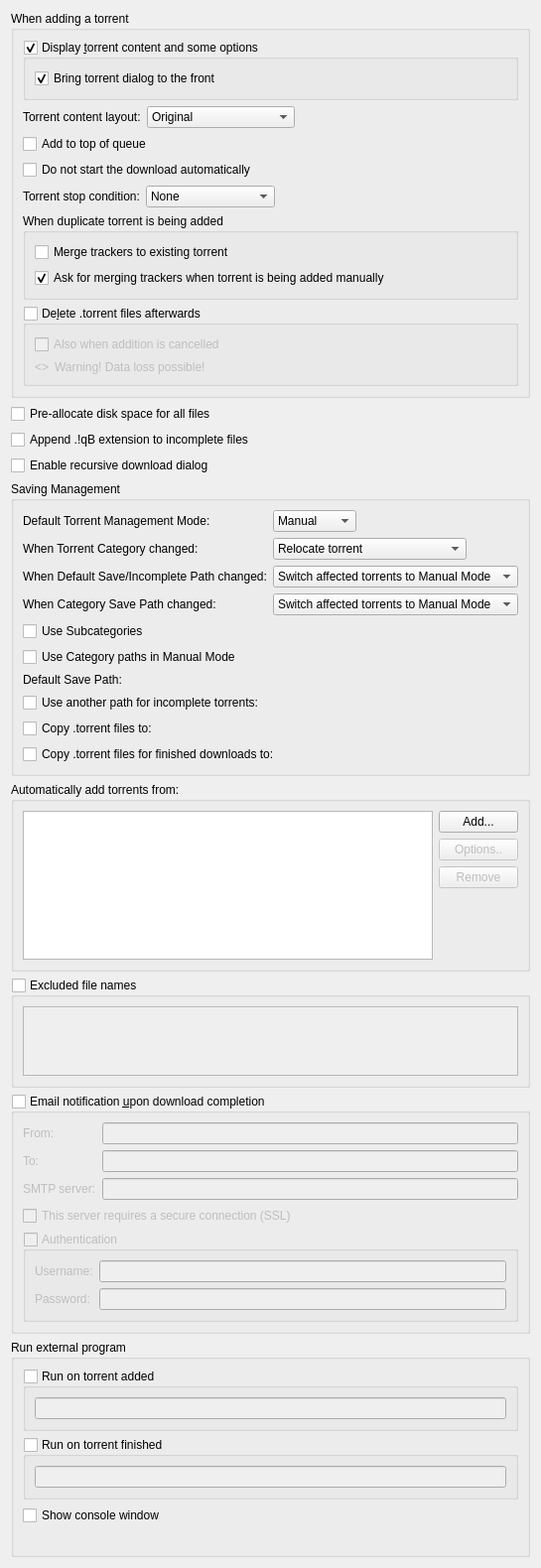
          <widget class="QWidget" name="scrollAreaWidgetContents_2">
           <property name="geometry">
            <rect>
             <x>0</x>
             <y>0</y>
             <width>539</width>
             <height>1457</height>
            </rect>
           </property>
           <layout class="QVBoxLayout" name="verticalLayout">
            <item>
             <widget class="QGroupBox" name="torrentAdditionBox">
              <property name="title">
               <string>When adding a torrent</string>
              </property>
              <layout class="QVBoxLayout" name="torrentAdditionBoxLayout">
               <item>
                <widget class="QGroupBox" name="checkAdditionDialog">
                 <property name="title">
                  <string>Display &amp;torrent content and some options</string>
                 </property>
                 <property name="checkable">
                  <bool>true</bool>
                 </property>
                 <layout class="QVBoxLayout" name="verticalLayout_18">
                  <item>
                   <widget class="QCheckBox" name="checkAdditionDialogFront">
                    <property name="text">
                     <string>Bring torrent dialog to the front</string>
                    </property>
                    <property name="checked">
                     <bool>true</bool>
                    </property>
                   </widget>
                  </item>
                 </layout>
                </widget>
               </item>
               <item>
                <layout class="QHBoxLayout" name="horizontalLayout_19">
                 <item>
                  <widget class="QLabel" name="contentLayoutLabel">
                   <property name="text">
                    <string>Torrent content layout:</string>
                   </property>
                  </widget>
                 </item>
                 <item>
                  <widget class="QComboBox" name="contentLayoutComboBox">
                   <property name="currentIndex">
                    <number>0</number>
                   </property>
                   <item>
                    <property name="text">
                     <string>Original</string>
                    </property>
                   </item>
                   <item>
                    <property name="text">
                     <string>Create subfolder</string>
                    </property>
                   </item>
                   <item>
                    <property name="text">
                     <string>Don't create subfolder</string>
                    </property>
                   </item>
                  </widget>
                 </item>
                 <item>
                  <spacer name="horizontalSpacer_20">
                   <property name="orientation">
                    <enum>Qt::Horizontal</enum>
                   </property>
                   <property name="sizeHint" stdset="0">
                    <size>
                     <width>40</width>
                     <height>20</height>
                    </size>
                   </property>
                  </spacer>
                 </item>
                </layout>
               </item>
               <item>
                <widget class="QCheckBox" name="checkAddToQueueTop">
                 <property name="toolTip">
                  <string>The torrent will be added to the top of the download queue</string>
                 </property>
                 <property name="text">
                  <string extracomment="The torrent will be added to the top of the download queue">Add to top of queue</string>
                 </property>
                </widget>
               </item>
               <item>
                <widget class="QCheckBox" name="checkStartPaused">
                 <property name="toolTip">
                  <string>The torrent will be added to download list in a paused state</string>
                 </property>
                 <property name="text">
                  <string extracomment="The torrent will be added to download list in a paused state">Do not start the download automatically</string>
                 </property>
                </widget>
               </item>
               <item>
                <layout class="QHBoxLayout" name="stopConditionLayout">
                 <item>
                  <widget class="QLabel" name="stopConditionLabel">
                   <property name="text">
                    <string>Torrent stop condition:</string>
                   </property>
                  </widget>
                 </item>
                 <item>
                  <widget class="QComboBox" name="stopConditionComboBox">
                   <property name="currentIndex">
                    <number>0</number>
                   </property>
                   <item>
                    <property name="text">
                     <string>None</string>
                    </property>
                   </item>
                   <item>
                    <property name="text">
                     <string>Metadata received</string>
                    </property>
                   </item>
                   <item>
                    <property name="text">
                     <string>Files checked</string>
                    </property>
                   </item>
                  </widget>
                 </item>
                 <item>
                  <spacer name="stopConditionSpacer">
                   <property name="orientation">
                    <enum>Qt::Horizontal</enum>
                   </property>
                   <property name="sizeHint" stdset="0">
                    <size>
                     <width>40</width>
                     <height>20</height>
                    </size>
                   </property>
                  </spacer>
                 </item>
                </layout>
               </item>
               <item>
                <widget class="QGroupBox" name="duplicateTorrentGroup">
                 <property name="title">
                  <string>When duplicate torrent is being added</string>
                 </property>
                 <layout class="QVBoxLayout" name="duplicateTorrentBoxLayout">
                  <item>
                   <widget class="QCheckBox" name="checkMergeTrackers">
                    <property name="text">
                     <string>Merge trackers to existing torrent</string>
                    </property>
                    <property name="checked">
                     <bool>false</bool>
                    </property>
                   </widget>
                  </item>
                  <item>
                   <widget class="QCheckBox" name="checkConfirmMergeTrackers">
                    <property name="text">
                     <string>Ask for merging trackers when torrent is being added manually</string>
                    </property>
                    <property name="checked">
                     <bool>true</bool>
                    </property>
                   </widget>
                  </item>
                 </layout>
                </widget>
               </item>
               <item>
                <widget class="QGroupBox" name="deleteTorrentBox">
                 <property name="toolTip">
                  <string>Whether the .torrent file should be deleted after adding it</string>
                 </property>
                 <property name="title">
                  <string>De&amp;lete .torrent files afterwards </string>
                 </property>
                 <property name="checkable">
                  <bool>true</bool>
                 </property>
                 <property name="checked">
                  <bool>false</bool>
                 </property>
                 <layout class="QVBoxLayout" name="deleteTorrentBoxLayout">
                  <item>
                   <widget class="QCheckBox" name="deleteCancelledTorrentBox">
                    <property name="toolTip">
                     <string>Also delete .torrent files whose addition was cancelled</string>
                    </property>
                    <property name="text">
                     <string>Also when addition is cancelled</string>
                    </property>
                   </widget>
                  </item>
                  <item>
                   <layout class="QHBoxLayout" name="deleteTorrentWarningLayout">
                    <item>
                     <widget class="QLabel" name="deleteTorrentWarningIcon">
                      <property name="sizePolicy">
                       <sizepolicy hsizetype="Fixed" vsizetype="Preferred">
                        <horstretch>0</horstretch>
                        <verstretch>0</verstretch>
                       </sizepolicy>
                      </property>
                      <property name="text">
                       <string notr="true">&lt;&gt;</string>
                      </property>
                     </widget>
                    </item>
                    <item>
                     <widget class="QLabel" name="deleteTorrentWarningLabel">
                      <property name="text">
                       <string>Warning! Data loss possible!</string>
                      </property>
                     </widget>
                    </item>
                   </layout>
                  </item>
                 </layout>
                </widget>
               </item>
              </layout>
             </widget>
            </item>
            <item>
             <widget class="QCheckBox" name="checkPreallocateAll">
              <property name="toolTip">
               <string>Allocate full file sizes on disk before starting downloads, to minimize fragmentation. Only useful for HDDs.</string>
              </property>
              <property name="text">
               <string>Pre-allocate disk space for all files</string>
              </property>
             </widget>
            </item>
            <item>
             <widget class="QCheckBox" name="checkAppendqB">
              <property name="text">
               <string>Append .!qB extension to incomplete files</string>
              </property>
             </widget>
            </item>
            <item>
             <widget class="QCheckBox" name="checkRecursiveDownload">
              <property name="toolTip">
               <string>When a torrent is downloaded, offer to add torrents from any .torrent files found inside it</string>
              </property>
              <property name="text">
               <string>Enable recursive download dialog</string>
              </property>
             </widget>
            </item>
            <item>
             <widget class="QGroupBox" name="groupSavingManagement">
              <property name="title">
               <string>Saving Management</string>
              </property>
              <layout class="QVBoxLayout" name="groupSavingManagementLayout">
               <item>
                <layout class="QGridLayout" name="gridLayout_3">
                 <item row="0" column="0">
                  <widget class="QLabel" name="label_40">
                   <property name="text">
                    <string>Default Torrent Management Mode:</string>
                   </property>
                  </widget>
                 </item>
                 <item row="0" column="1">
                  <layout class="QHBoxLayout" name="horizontalLayout_70">
                   <property name="spacing">
                    <number>10</number>
                   </property>
                   <item>
                    <widget class="QComboBox" name="comboSavingMode">
                     <property name="toolTip">
                      <string>Automatic: Various torrent properties (e.g. save path) will be decided by the associated category
Manual: Various torrent properties (e.g. save path) must be assigned manually</string>
                     </property>
                     <item>
                      <property name="text">
                       <string>Manual</string>
                      </property>
                     </item>
                     <item>
                      <property name="text">
                       <string>Automatic</string>
                      </property>
                     </item>
                    </widget>
                   </item>
                   <item>
                    <spacer name="horizontalSpacer_160">
                     <property name="orientation">
                      <enum>Qt::Horizontal</enum>
                     </property>
                     <property name="sizeHint" stdset="0">
                      <size>
                       <width>40</width>
                       <height>20</height>
                      </size>
                     </property>
                    </spacer>
                   </item>
                  </layout>
                 </item>
                 <item row="1" column="0">
                  <widget class="QLabel" name="labelTorrentCategoryChanged">
                   <property name="text">
                    <string>When Torrent Category changed:</string>
                   </property>
                  </widget>
                 </item>
                 <item row="1" column="1">
                  <layout class="QHBoxLayout" name="horizontalLayout_14">
                   <item>
                    <widget class="QComboBox" name="comboTorrentCategoryChanged">
                     <item>
                      <property name="text">
                       <string>Relocate torrent</string>
                      </property>
                     </item>
                     <item>
                      <property name="text">
                       <string>Switch torrent to Manual Mode</string>
                      </property>
                     </item>
                    </widget>
                   </item>
                   <item>
                    <spacer name="horizontalSpacer_17">
                     <property name="orientation">
                      <enum>Qt::Horizontal</enum>
                     </property>
                     <property name="sizeHint" stdset="0">
                      <size>
                       <width>40</width>
                       <height>20</height>
                      </size>
                     </property>
                    </spacer>
                   </item>
                  </layout>
                 </item>
                 <item row="2" column="0">
                  <widget class="QLabel" name="labelCategoryDefaultPathChanged">
                   <property name="text">
                    <string>When Default Save/Incomplete Path changed:</string>
                   </property>
                  </widget>
                 </item>
                 <item row="2" column="1">
                  <layout class="QHBoxLayout" name="horizontalLayout_15">
                   <item>
                    <widget class="QComboBox" name="comboCategoryDefaultPathChanged">
                     <property name="currentIndex">
                      <number>1</number>
                     </property>
                     <item>
                      <property name="text">
                       <string>Relocate affected torrents</string>
                      </property>
                     </item>
                     <item>
                      <property name="text">
                       <string>Switch affected torrents to Manual Mode</string>
                      </property>
                     </item>
                    </widget>
                   </item>
                   <item>
                    <spacer name="horizontalSpacer_18">
                     <property name="orientation">
                      <enum>Qt::Horizontal</enum>
                     </property>
                     <property name="sizeHint" stdset="0">
                      <size>
                       <width>40</width>
                       <height>20</height>
                      </size>
                     </property>
                    </spacer>
                   </item>
                  </layout>
                 </item>
                 <item row="3" column="0">
                  <widget class="QLabel" name="labelCategoryChanged">
                   <property name="text">
                    <string>When Category Save Path changed:</string>
                   </property>
                  </widget>
                 </item>
                 <item row="3" column="1">
                  <layout class="QHBoxLayout" name="horizontalLayout_17">
                   <item>
                    <widget class="QComboBox" name="comboCategoryChanged">
                     <property name="currentIndex">
                      <number>1</number>
                     </property>
                     <item>
                      <property name="text">
                       <string>Relocate affected torrents</string>
                      </property>
                     </item>
                     <item>
                      <property name="text">
                       <string>Switch affected torrents to Manual Mode</string>
                      </property>
                     </item>
                    </widget>
                   </item>
                   <item>
                    <spacer name="horizontalSpacer_19">
                     <property name="orientation">
                      <enum>Qt::Horizontal</enum>
                     </property>
                     <property name="sizeHint" stdset="0">
                      <size>
                       <width>40</width>
                       <height>20</height>
                      </size>
                     </property>
                    </spacer>
                   </item>
                  </layout>
                 </item>
                </layout>
               </item>
               <item>
                <widget class="QCheckBox" name="checkUseSubcategories">
                 <property name="text">
                  <string>Use Subcategories</string>
                 </property>
                </widget>
               </item>
               <item>
                <widget class="QCheckBox" name="checkUseCategoryPaths">
                 <property name="toolTip">
                  <string>Resolve relative Save Path against appropriate Category path instead of Default one</string>
                 </property>
                 <property name="text">
                  <string>Use Category paths in Manual Mode</string>
                 </property>
                </widget>
               </item>
               <item>
                <layout class="QGridLayout" name="gridLayout_4">
                 <item row="0" column="0">
                  <widget class="QLabel" name="labelSavePath">
                   <property name="text">
                    <string>Default Save Path:</string>
                   </property>
                  </widget>
                 </item>
                 <item row="0" column="1">
                  <widget class="FileSystemPathLineEdit" name="textSavePath" native="true"/>
                 </item>
                 <item row="1" column="0">
                  <widget class="QCheckBox" name="checkUseDownloadPath">
                   <property name="text">
                    <string>Use another path for incomplete torrents:</string>
                   </property>
                  </widget>
                 </item>
                 <item row="1" column="1">
                  <widget class="FileSystemPathLineEdit" name="textDownloadPath" native="true"/>
                 </item>
                 <item row="2" column="0">
                  <widget class="QCheckBox" name="checkExportDir">
                   <property name="text">
                    <string>Copy .torrent files to:</string>
                   </property>
                  </widget>
                 </item>
                 <item row="2" column="1">
                  <widget class="FileSystemPathLineEdit" name="textExportDir" native="true"/>
                 </item>
                 <item row="3" column="1">
                  <widget class="FileSystemPathLineEdit" name="textExportDirFin" native="true"/>
                 </item>
                 <item row="3" column="0">
                  <widget class="QCheckBox" name="checkExportDirFin">
                   <property name="text">
                    <string>Copy .torrent files for finished downloads to:</string>
                   </property>
                  </widget>
                 </item>
                </layout>
               </item>
              </layout>
             </widget>
            </item>
            <item>
             <widget class="QGroupBox" name="groupBox_2">
              <property name="title">
               <string>Automatically add torrents from:</string>
              </property>
              <layout class="QVBoxLayout" name="verticalLayout_38">
               <item>
                <layout class="QHBoxLayout" name="horizontalLayout_16">
                 <item>
                  <widget class="QTreeView" name="scanFoldersView">
                   <property name="sizePolicy">
                    <sizepolicy hsizetype="Expanding" vsizetype="Expanding">
                     <horstretch>0</horstretch>
                     <verstretch>1</verstretch>
                    </sizepolicy>
                   </property>
                   <property name="minimumSize">
                    <size>
                     <width>250</width>
                     <height>150</height>
                    </size>
                   </property>
                   <property name="editTriggers">
                    <set>QAbstractItemView::AllEditTriggers</set>
                   </property>
                   <property name="selectionMode">
                    <enum>QAbstractItemView::SingleSelection</enum>
                   </property>
                   <property name="selectionBehavior">
                    <enum>QAbstractItemView::SelectRows</enum>
                   </property>
                   <property name="textElideMode">
                    <enum>Qt::ElideNone</enum>
                   </property>
                   <property name="rootIsDecorated">
                    <bool>false</bool>
                   </property>
                   <attribute name="headerDefaultSectionSize">
                    <number>80</number>
                   </attribute>
                   <attribute name="headerStretchLastSection">
                    <bool>false</bool>
                   </attribute>
                  </widget>
                 </item>
                 <item>
                  <layout class="QVBoxLayout" name="verticalLayout_37">
                   <item>
                    <widget class="QPushButton" name="addWatchedFolderButton">
                     <property name="text">
                      <string>Add...</string>
                     </property>
                    </widget>
                   </item>
                   <item>
                    <widget class="QPushButton" name="editWatchedFolderButton">
                     <property name="enabled">
                      <bool>false</bool>
                     </property>
                     <property name="text">
                      <string>Options..</string>
                     </property>
                    </widget>
                   </item>
                   <item>
                    <widget class="QPushButton" name="removeWatchedFolderButton">
                     <property name="enabled">
                      <bool>false</bool>
                     </property>
                     <property name="text">
                      <string>Remove</string>
                     </property>
                    </widget>
                   </item>
                   <item>
                    <spacer name="verticalSpacer_6">
                     <property name="orientation">
                      <enum>Qt::Vertical</enum>
                     </property>
                     <property name="sizeHint" stdset="0">
                      <size>
                       <width>20</width>
                       <height>40</height>
                      </size>
                     </property>
                    </spacer>
                   </item>
                  </layout>
                 </item>
                </layout>
               </item>
              </layout>
             </widget>
            </item>
            <item>
             <widget class="QGroupBox" name="groupExcludedFileNames">
              <property name="title">
               <string>Excluded file names</string>
              </property>
              <property name="checkable">
               <bool>true</bool>
              </property>
              <property name="checked">
               <bool>false</bool>
              </property>
              <layout class="QVBoxLayout" name="verticalLayout_311">
               <item>
                <widget class="QPlainTextEdit" name="textExcludedFileNames">
                 <property name="toolTip">
                  <string>Blacklist filtered file names from being downloaded from torrent(s).
Files matching any of the filters in this list will have their priority automatically set to &quot;Do not download&quot;.

Use newlines to separate multiple entries. Can use wildcards as outlined below.
*: matches zero or more of any characters.
?: matches any single character.
[...]: sets of characters can be represented in square brackets.

Examples
*.exe: filter '.exe' file extension.
readme.txt: filter exact file name.
?.txt: filter 'a.txt', 'b.txt' but not 'aa.txt'.
readme[0-9].txt: filter 'readme1.txt', 'readme2.txt' but not 'readme10.txt'.</string>
                 </property>
                 <property name="lineWrapMode">
                  <enum>QPlainTextEdit::NoWrap</enum>
                 </property>
                </widget>
               </item>
              </layout>
             </widget>
            </item>
            <item>
             <widget class="QGroupBox" name="groupMailNotification">
              <property name="title">
               <string>Email notification &amp;upon download completion</string>
              </property>
              <property name="checkable">
               <bool>true</bool>
              </property>
              <property name="checked">
               <bool>false</bool>
              </property>
              <layout class="QVBoxLayout" name="verticalLayout_171">
               <item>
                <layout class="QGridLayout" name="gridLayout_9">
                 <item row="1" column="1">
                  <widget class="QLineEdit" name="lineEditDestEmail"/>
                 </item>
                 <item row="1" column="0">
                  <widget class="QLabel" name="label_2">
                   <property name="toolTip">
                    <string>Receiver</string>
                   </property>
                   <property name="text">
                    <string comment="To receiver">To:</string>
                   </property>
                  </widget>
                 </item>
                 <item row="2" column="0">
                  <widget class="QLabel" name="label_3">
                   <property name="text">
                    <string>SMTP server:</string>
                   </property>
                  </widget>
                 </item>
                 <item row="2" column="1">
                  <widget class="QLineEdit" name="lineEditSmtpServer"/>
                 </item>
                 <item row="0" column="1">
                  <widget class="QLineEdit" name="senderEmailTxt"/>
                 </item>
                 <item row="0" column="0">
                  <widget class="QLabel" name="label_25">
                   <property name="toolTip">
                    <string>Sender</string>
                   </property>
                   <property name="text">
                    <string comment="From sender">From:</string>
                   </property>
                  </widget>
                 </item>
                </layout>
               </item>
               <item>
                <widget class="QCheckBox" name="checkSmtpSSL">
                 <property name="text">
                  <string>This server requires a secure connection (SSL)</string>
                 </property>
                </widget>
               </item>
               <item>
                <widget class="QGroupBox" name="groupMailNotifAuth">
                 <property name="title">
                  <string>Authentication</string>
                 </property>
                 <property name="checkable">
                  <bool>true</bool>
                 </property>
                 <property name="checked">
                  <bool>false</bool>
                 </property>
                 <layout class="QFormLayout" name="formLayout_2">
                  <item row="0" column="0">
                   <widget class="QLabel" name="label_7">
                    <property name="text">
                     <string>Username:</string>
                    </property>
                   </widget>
                  </item>
                  <item row="0" column="1">
                   <widget class="QLineEdit" name="mailNotifUsername"/>
                  </item>
                  <item row="1" column="0">
                   <widget class="QLabel" name="label_8">
                    <property name="text">
                     <string>Password:</string>
                    </property>
                   </widget>
                  </item>
                  <item row="1" column="1">
                   <widget class="QLineEdit" name="mailNotifPassword">
                    <property name="echoMode">
                     <enum>QLineEdit::Password</enum>
                    </property>
                   </widget>
                  </item>
                 </layout>
                </widget>
               </item>
              </layout>
             </widget>
            </item>
            <item>
             <widget class="QGroupBox" name="autoRunBox">
              <property name="title">
               <string>Run external program</string>
              </property>
              <layout class="QVBoxLayout" name="verticalLayout_19">
               <item>
                <widget class="QGroupBox" name="groupBoxRunOnAdded">
                 <property name="title">
                  <string>Run on torrent added</string>
                 </property>
                 <property name="checkable">
                  <bool>true</bool>
                 </property>
                 <property name="checked">
                  <bool>false</bool>
                 </property>
                 <layout class="QVBoxLayout" name="verticalLayout_39">
                  <item>
                   <widget class="QLineEdit" name="lineEditRunOnAdded"/>
                  </item>
                 </layout>
                </widget>
               </item>
               <item>
                <widget class="QGroupBox" name="groupBoxRunOnFinished">
                 <property name="title">
                  <string>Run on torrent finished</string>
                 </property>
                 <property name="checkable">
                  <bool>true</bool>
                 </property>
                 <property name="checked">
                  <bool>false</bool>
                 </property>
                 <layout class="QVBoxLayout" name="verticalLayout_36">
                  <item>
                   <widget class="QLineEdit" name="lineEditRunOnFinished"/>
                  </item>
                 </layout>
                </widget>
               </item>
               <item>
                <widget class="QCheckBox" name="autoRunConsole">
                 <property name="text">
                  <string>Show console window</string>
                 </property>
                </widget>
               </item>
               <item>
                <widget class="QLabel" name="labelAutoRunParam">
                 <property name="wordWrap">
                  <bool>true</bool>
                 </property>
                </widget>
               </item>
              </layout>
             </widget>
            </item>
           </layout>
          </widget>
